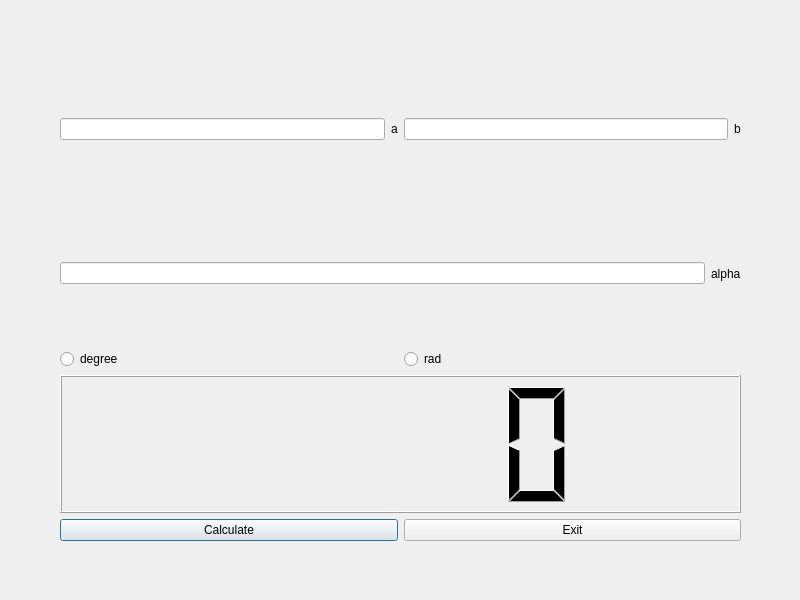
<?xml version="1.0" encoding="UTF-8"?>
<ui version="4.0">
 <class>TaskTwoDialog</class>
 <widget class="QDialog" name="TaskTwoDialog">
  <property name="geometry">
   <rect>
    <x>0</x>
    <y>0</y>
    <width>800</width>
    <height>600</height>
   </rect>
  </property>
  <property name="windowTitle">
   <string>angle calculator</string>
  </property>
  <widget class="QWidget" name="">
   <property name="geometry">
    <rect>
     <x>60</x>
     <y>60</y>
     <width>681</width>
     <height>481</height>
    </rect>
   </property>
   <layout class="QVBoxLayout" name="verticalLayout">
    <item>
     <layout class="QHBoxLayout" name="horizontalLayout">
      <item>
       <widget class="QLineEdit" name="aLineEdit"/>
      </item>
      <item>
       <widget class="QLabel" name="aLabel">
        <property name="text">
         <string>a</string>
        </property>
       </widget>
      </item>
      <item>
       <widget class="QLineEdit" name="bLineEdit"/>
      </item>
      <item>
       <widget class="QLabel" name="bLabel">
        <property name="text">
         <string>b</string>
        </property>
       </widget>
      </item>
     </layout>
    </item>
    <item>
     <layout class="QHBoxLayout" name="horizontalLayout_4">
      <item>
       <widget class="QLineEdit" name="alphaLineEdit"/>
      </item>
      <item>
       <widget class="QLabel" name="alphaLabel">
        <property name="text">
         <string>alpha</string>
        </property>
       </widget>
      </item>
     </layout>
    </item>
    <item>
     <layout class="QHBoxLayout" name="horizontalLayout_2">
      <item>
       <widget class="QRadioButton" name="degreeRadioButton">
        <property name="text">
         <string>degree</string>
        </property>
       </widget>
      </item>
      <item>
       <widget class="QRadioButton" name="radRadioButton">
        <property name="text">
         <string>rad</string>
        </property>
       </widget>
      </item>
     </layout>
    </item>
    <item>
     <widget class="QLCDNumber" name="cLcdNumber"/>
    </item>
    <item>
     <layout class="QHBoxLayout" name="horizontalLayout_3">
      <item>
       <widget class="QPushButton" name="calcPushButton">
        <property name="text">
         <string>Calculate</string>
        </property>
       </widget>
      </item>
      <item>
       <widget class="QPushButton" name="exitPushButton">
        <property name="text">
         <string>Exit</string>
        </property>
       </widget>
      </item>
     </layout>
    </item>
   </layout>
  </widget>
 </widget>
 <resources/>
 <connections/>
</ui>
